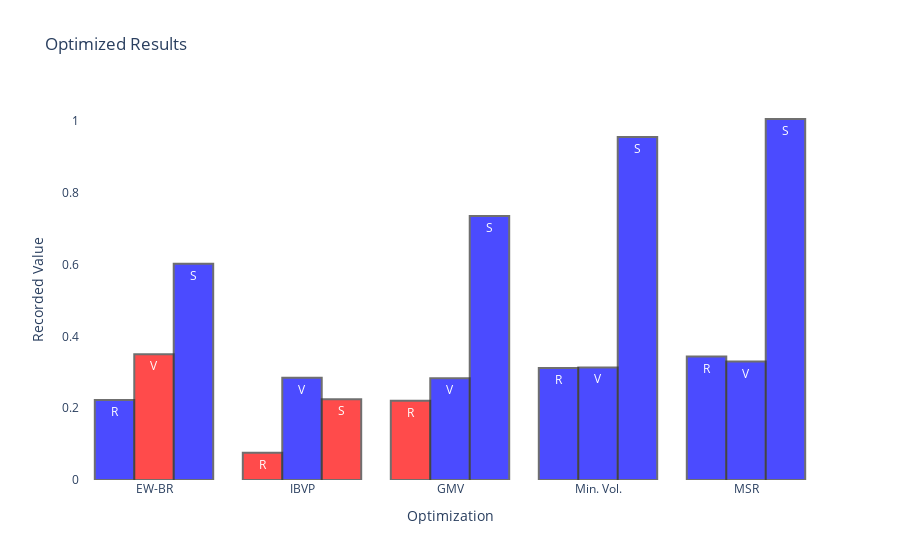

The notebook cell this image was saved under:
### Code cell
rets = Portfolio.all_rets()
vols = Portfolio.all_vols()
sharpes = Portfolio.all_sindex(selic_a)

r_colors = map(
    lambda r: 'red' if r < ew_br.portfolio_return() else 'blue',
    rets
)

v_colors = map(
    lambda v: 'blue' if v < ew_br.volatility()['Annual'] else 'red',
    vols
)

s_colors = map(
    lambda s: 'red' if s < ew_br.s_index(selic_a) else 'blue',
    sharpes
)

colors = {
    'rets': list(r_colors),
    'vols': list(v_colors),
    'sharpes': list(s_colors)
}

# this plot is only rendered with plotly
qt.plot_opt_comparisons(rets, vols, sharpes, colors)

### Figure 1 — Plotly figure (JSON) as saved in the notebook; plotly's stock layout.template omitted (floating-point values rounded to 4 significant figures)
{"data": [{"hoverinfo": "text+y", "marker": {"color": ["blue", "red", "red", "blue", "blue"], "line": {"color": "#333", "width": 2}}, "opacity": 0.7, "showlegend": false, "text": "R", "type": "bar", "x": ["EW-BR", "IBVP", "GMV", "Min. Vol.", "MSR"], "y": [0.223, 0.07623, 0.2205, 0.3118, 0.3439]}, {"hoverinfo": "text+y", "marker": {"color": ["red", "blue", "blue", "blue", "blue"], "line": {"color": "#333", "width": 2}}, "opacity": 0.7, "showlegend": false, "text": "V", "type": "bar", "x": ["EW-BR", "IBVP", "GMV", "Min. Vol.", "MSR"], "y": [0.3501, 0.2849, 0.2833, 0.3136, 0.3299]}, {"hoverinfo": "text+y", "marker": {"color": ["blue", "red", "blue", "blue", "blue"], "line": {"color": "#333", "width": 2}}, "opacity": 0.7, "showlegend": false, "text": "S", "type": "bar", "x": ["EW-BR", "IBVP", "GMV", "Min. Vol.", "MSR"], "y": [0.6024, 0.2253, 0.7358, 0.9558, 1.006]}], "layout": {"hoverdistance": 100, "plot_bgcolor": "#FFF", "title": {"text": "Optimized Results"}, "xaxis": {"showgrid": false, "title": {"text": "Optimization"}}, "yaxis": {"showgrid": false, "title": {"text": "Recorded Value"}}}}
